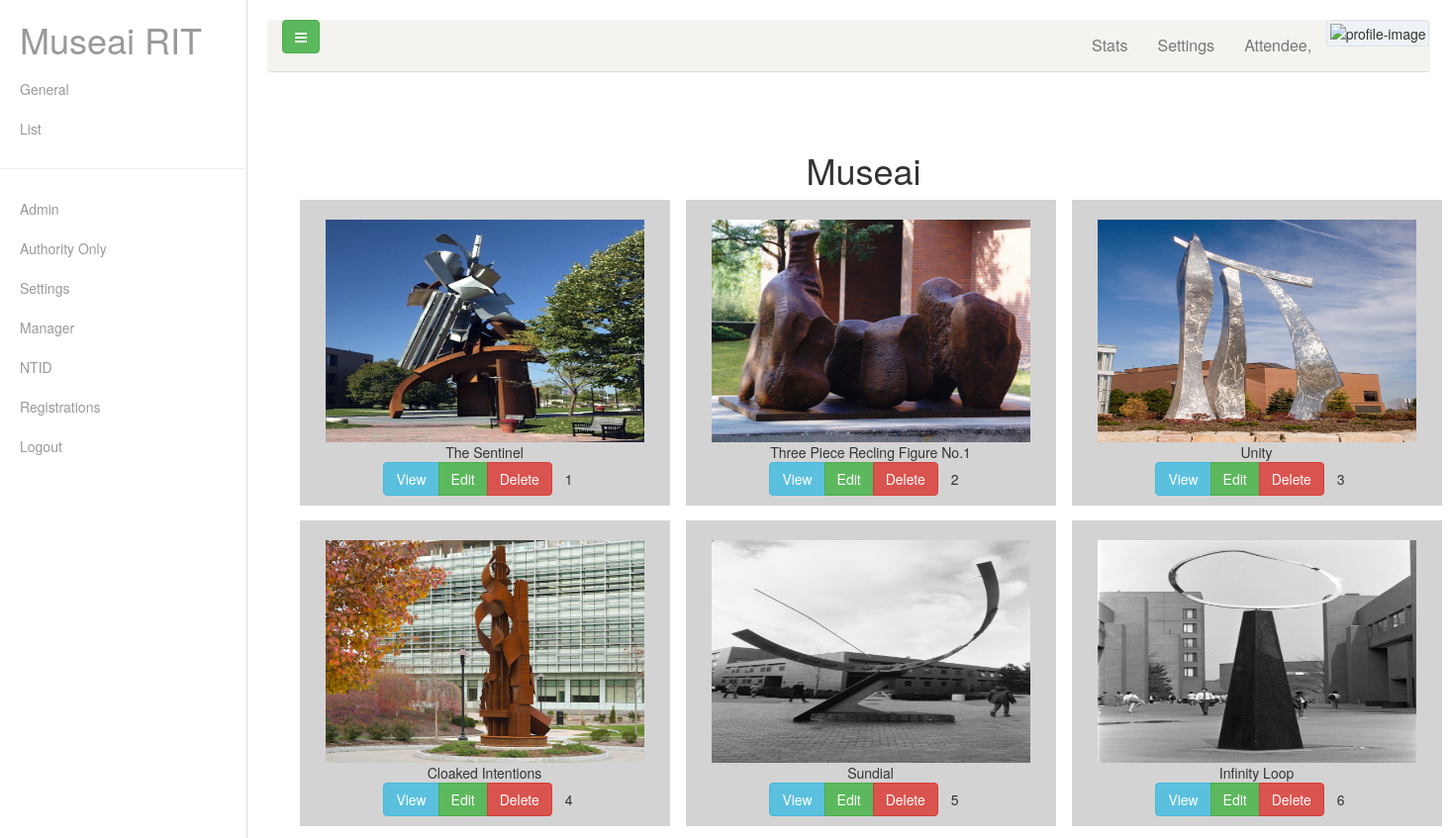
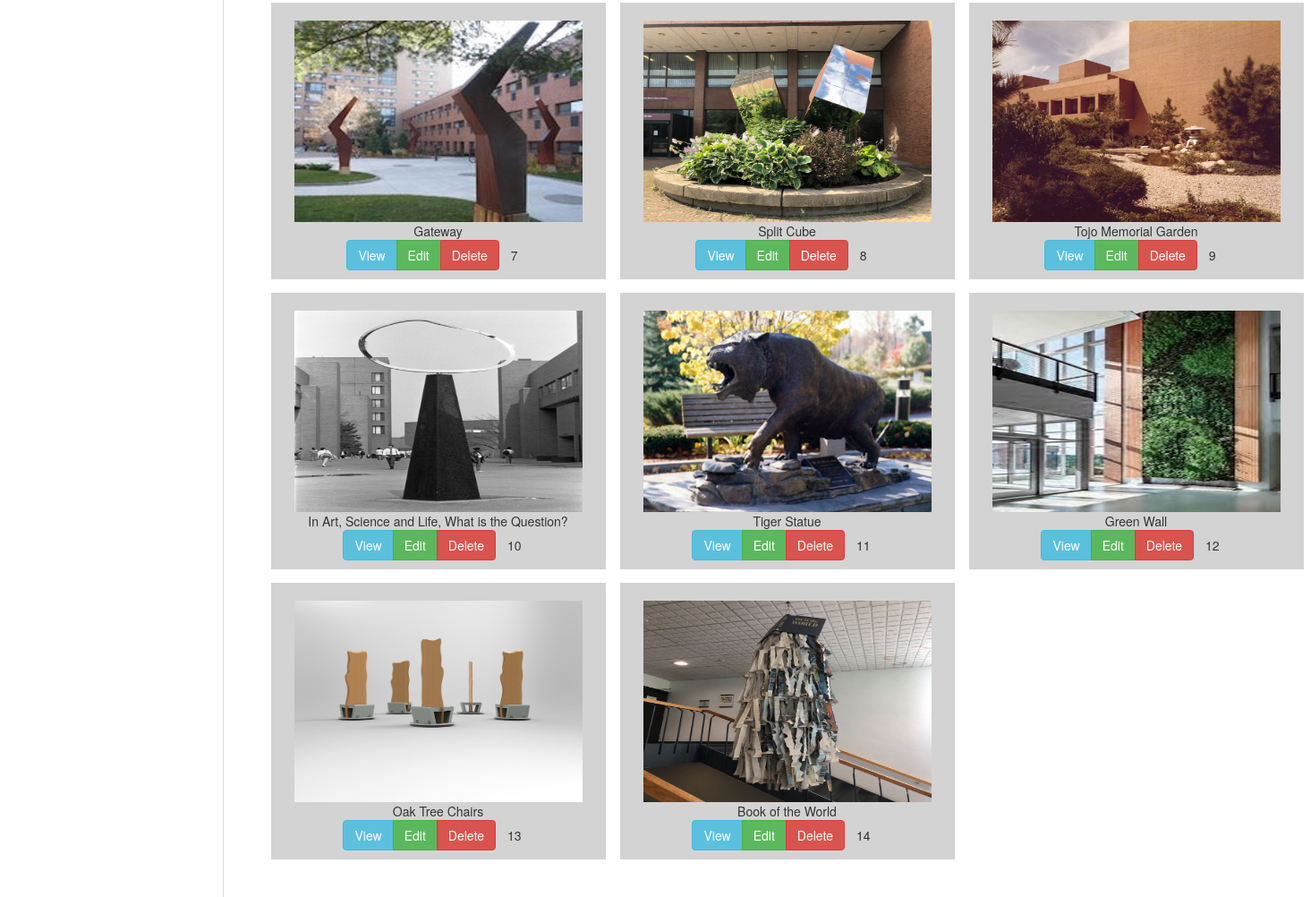
The page /Admin/general.php on the database its author committed (2 pictures, top to bottom).
### tables this page shows
CREATE TABLE IF NOT EXISTS `museai` (
  `idmuseai` INT NOT NULL AUTO_INCREMENT,
  `name` VARCHAR(50) NOT NULL,
  `artist` VARCHAR(50) NOT NULL,
  `year` VARCHAR(50) NOT NULL,
  `datepost` VARCHAR(50) NOT NULL,
  `datestart` DATE NOT NULL,
  `dateend` DATE NOT NULL,
  `numberallowed` INT NOT NULL,
  `venue` INT NOT NULL,
  `description` VARCHAR(10000) NOT NULL,
  `image` VARCHAR(50) NOT NULL,
  `location_image` VARCHAR(50) NOT NULL,
  `video` VARCHAR(50) NOT NULL,
  `location_video` VARCHAR(50) NOT NULL,
  `time` VARCHAR(50) NOT NULL,
  `qrCodeImage` VARCHAR(50) NOT NULL,
  `whoisposted` VARCHAR(200) NOT NULL,
  PRIMARY KEY (`idmuseai`),
  UNIQUE INDEX `name_UNIQUE` (`name` ASC),
  INDEX `venue_fk_idx` (`venue` ASC));

### Config/database.php (called while the page is built, shortened)
<?php
    class Config2 {
        private $host = '127.0.0.1';
        private $dbname = 'museai';
        public function __construct(){
            $dsn = 'mysql:host='.$this->host.';dbname='.$this->dbname;
            $options = array(
                PDO::ATTR_PERSISTENT => true,
                PDO::ATTR_ERRMODE => PDO::ERRMODE_EXCEPTION
            );
        }
    }
?>

### Admin/controller.php (called while the page is built, shortened)
<?php
    require_once '../Config/database.php';
    class Controller{
        private $dbh;
        private $server = "127.0.0.1";
        private $username = "root";
        private $password = "Merciful$100";
        private $dbname = "museai";
        function __construct(){
            $this->dbh = null;
            try{
                $this->dbh = new PDO("mysql:host=" . $this->server . ";dbname=" . $this->dbname, $this->username, $this->password);
                $this->dbh->exec("set names utf8");
                $this->dbh->setAttribute(PDO::ATTR_ERRMODE, PDO::ERRMODE_EXCEPTION);
                $this->dbh->setAttribute(PDO::ATTR_EMULATE_PREPARES, false);
            }catch(PDOException $exception){
                echo "Database could not be connected: " . $exception->getMessage();
            }
            return $this->dbh;
        }
        function get_museais($museaiID = null){
            try{
                $data = array();
                $query = "select * from museai";
                $stmt = $this->dbh->prepare($query);
                $stmt->execute();
                while($row = $stmt->fetch()){
                    $data[] = $row;
                }
                return $data;
            }catch(PDOException $pe){
                echo $pe->getMessage();
                return[];
            }
        }
    }
?>

### Admin/general.php (the view, shortened to what this page needs)
<?php
    include('Controller.php');
    $db = new Controller();
?>
<?php
    include('../includes/header.php');
?>
<div class="wrapper">
    <div class="container">
    <div class="card shadow mb-4">
        <div class="table table-striped table-dark">
            <div>
                <table id="example" class="table table-striped table-bordered" style="width:100%">
                    <section class="text-center">
                        <div class="container">
                            <h1 class="jumbotron-heading">Museai</h1>
                        </div>
                        <div class="album py-5 bg-light">
                            <div class="container">
                                <div class="row">
                                    <?php
                                        $result = $db->get_museais();
                                        foreach($result as $post){
                                            echo'<div class="col-md-4">
                                                <div class="card mb-4 box-shadow">';
                                                    echo'<img alt="museai" class="img-fluid" src="' . $post["location_image"] . '" alt="Card image cap" width="322" height="225">
                                                    <div>
                                                        <h7 class="card-text">' . $post["name"] . '</h7>';
                                                        echo'<div class="d-flex justify-content-between align-items-center">
                                                            <div class="btn-group">';
                                                                echo'
                                                                <a type="button" class="btn btn-info" href="detail.php?id=' . $post["idmuseai"] . '">View</a>';
                                                                if($_SESSION['userRole'] == 4){
                                                                }
                                                                else{
                                                                    echo'
                                                                    <a type="button" class="btn btn-success" href="edit_museai.php?id=' . $post["idmuseai"] . '">Edit</a>';
                                                                }
                                                                if($_SESSION['userRole'] == 4){
                                                                }
                                                                else{
                                                                    echo'
                                                                    <a type="button" class="btn btn-danger" href="general.php?deletemuseai=true&id= ' . $post["idmuseai"] . '">Delete</a>';
                                                                }
                                                                echo'</div>';
                                                            echo'<small class="btn btn-secondary">' . $post["idmuseai"] . '</small>
                                                        </div>
                                                    </div>
                                                </div>
                                            </div>';
                                        }
                                    ?>
                                </div>
                            </div>
                        </div>
                    </section>
                </table>
            </div>
        </div>
    </div>
    </div>
</div>
    </div>
<?php
    include('../includes/footer.php');
?>

### includes/header.php (shortened to what this page needs)
<!DOCTYPE html>
<html lang="en">
<head>
    <link href="https://netdna.bootstrapcdn.com/bootstrap/3.3.6/css/bootstrap.min.css" rel="stylesheet">
    <link href="../includes/style.css" rel="stylesheet">
</head>
<body>
<link href="https://maxcdn.bootstrapcdn.com/font-awesome/4.3.0/css/font-awesome.min.css" rel="stylesheet">
<div id="wrapper" class="wrapper-content">
    <div id="sidebar-wrapper">
        <ul class="sidebar-nav">
            <li>
                <h1>
                    <a href="general.php">
                        Museai RIT
                    </a>
                </h1>
            </li>
            <li class="nav-item">
                <a class="nav-link" href="general.php">
                <span>General</span></a>
            </li>
            <li class="nav-item">
                <a class="nav-link" href="list.php">
                <span>List</span></a>
            </li>
            <?php
                $userRole = $_SESSION['userRole'];
                if($userRole == 2 || $userRole == 3 || $userRole == 4){
                }else{
                    echo'
                    <hr class="sidebar-divider my-0">
                    <li class="nav-item">
                        <a class="nav-link" href="admin.php">
                        <span>Admin</span></a>
                    </li>';
                    echo'
                        <li class="nav-item">
                        <a class="nav-link collapsed" href="#" data-toggle="collapse" data-target="#collapseTwo"
                            aria-expanded="true" aria-controls="collapseTwo">
                            <span>Authority Only</span>
                        </a>
                        <div id="collapseTwo" class="collapse" aria-labelledby="headingTwo" data-parent="#accordionSidebar">
                            <div class="bg-white py-2 collapse-inner rounded">
                                <a class="collapse-item" href="User/dashboard.php">Dashboard</a>
                                <a class="collapse-item" href="User/userlist.php">Users</a>
                                <a class="collapse-item" href="User/notification.php">Notification</a>
                            </div>
                        </div>
                        </li>';
                    echo'
                    <li class="nav-item">
                        <a class="nav-link collapsed" href="#" data-toggle="collapse" data-target="#collapsePages"
                            aria-expanded="true" aria-controls="collapsePages">
                            <span>Settings</span>
                        </a>
                        <div id="collapsePages" class="collapse" aria-labelledby="headingPages" data-parent="#accordionSidebar">
                            <div class="bg-white py-2 collapse-inner rounded">
                                <a class="collapse-item" href="role.php">Role</a>
                                <a class="collapse-item" href="venue.php">Venue Location</a>
                                <a class="collapse-item" href="forgot-password.php">Forgot Password</a>
                                <div class="collapse-divider"></div>
                                <a class="collapse-item" href="404.php">404 Page</a>
                                <a class="collapse-item" href="blank.php">Blank Page</a>
                            </div>
                        </div>
                    </li>';
                }
                if($userRole == 3 || $userRole == 4){
                }else{
                    echo '
                    <li class="nav-item">
                    <a class="nav-link" href="museais.php">
                    <i class="fas fa-fw fa-chart-area"></i>
                    <span>Manager</span></a>
                    </li>';
                }
                if($userRole == 2 || $userRole == 4){
                }else{
                    echo '
                    <li class="nav-item">
                    <a class="nav-link" href="ntid.php">
                    <i class="fas fa-fw fa-chart-area"></i>
                    <span>NTID</span></a>
                    </li>';
                }
                if($userRole == 4){
                }else{
                echo '
                <li class="nav-item">
                    <a class="nav-link" href="registrations.php">
                    <i class="fas fa-fw fa-chart-area"></i>
                    <span>Registrations</span></a>
                    </li>';
                }
            ?>
            <li class="nav-item">
                <a class="nav-link" href="login.php?logout=true">
                <span>Logout</span></a>
            </li>
        </ul>
    </div>
    <div id="page-content-wrapper">
        <nav class="navbar navbar-default">
            <div class="container-fluid">
                <div class="navbar-header">
                    <button class="btn-menu btn btn-success btn-toggle-menu" type="button">
                        <i class="fa fa-bars"></i>
                    </button>
                </div>
                <div class="collapse navbar-collapse">
                    <ul class="nav navbar-nav navbar-right">
                        <li>
                            <a href="#" class="dropdown-toggle" data-toggle="dropdown">
        						<p>Stats</p>
                            </a>
                        </li>
        				<li>
                            <a href="#">
        						<p>Settings</p>
                            </a>
                        </li>
                        <li>
                            <a href="#">
                            <p>
                                <?php
                                    if($_SESSION['userRole'] == 1){
                                        echo "Admin";
                                    }
                                    else if($_SESSION['userRole'] == 2){
                                        echo "Manager";
                                    }
                                    else if($_SESSION['userRole'] == 3){
                                        echo "NTID";
                                    }
                                    else{
                                        echo "Attendee";
                                    }
                                ?>,
                            </p>
                            </a>
                        </li>
                        <?php
                            $username = $_SESSION['username'];
                            $sql = "SELECT * from user where username = (:username);";
                            $query = $dbh -> prepare($sql);
                            $query-> bindParam(':username', $username, PDO::PARAM_STR);
                            $query->execute();
                            $result=$query->fetch(PDO::FETCH_OBJ);
                        ?>
                        <img src="../Admin/<?php echo htmlentities($result->upload_image);?>" class="rounded-circle avatar-lg2 img-thumbnail2 mb-4" alt="profile-image">
                    </ul>
                </div>
            </div>
        </nav>

### includes/footer.php (shortened to what this page needs)
</div>
</body>
</html>

### includes/style.css (style rules this page uses)
#wrapper { padding-left: 0; -webkit-transition: all 0.5s ease; -moz-transition: all 0.5s ease; -o-transition: all 0.5s ease; transition: all 0.5s ease; }
#sidebar-wrapper { z-index: 1000; position: fixed; left: 250px; width: 0; height: 100%; margin-left: -250px; overflow-y: auto; background:#fff; -webkit-transition: all 0.5s ease; -moz-transition: all 0.5s ease; -o-transition: all 0.5s ease; transition: all 0.5s ease; }
#sidebar-wrapper { box-shadow: inset -1px 0px 0px 0px #DDDDDD; }
#page-content-wrapper { width: 100%; position: absolute; padding: 15px; }
.sidebar-nav { position: absolute; top: 0; width: 250px; margin: 0; padding: 0; list-style: none; }
.sidebar-nav li { text-indent: 20px; line-height: 40px; }
.sidebar-nav li a { display: block; text-decoration: none; color: #999999; }
@media (min-width:768px) { #wrapper { padding-left: 250px; } }
@media (min-width:768px) { #sidebar-wrapper { width: 250px; } }
@media (min-width:768px) { #page-content-wrapper { padding: 20px; position: relative; } }
.navbar .navbar-nav > li > a p { display: inline-block; margin: 0; }
p { font-size: 16px; line-height: 1.4em; }
.navbar-default { background-color: #f4f3ef; border:0px; border-bottom: 1px solid #DDDDDD; margin-bottom: 5%; }
.img-thumbnail2 { padding: .25rem; background-color: #ecf2f5; border: 1px solid #dee2e6; border-radius: .25rem; max-width: 100%; height: auto; }
.avatar-lg2 { height: 50px; width: 50px; }
.img-fluid { vertical-align: middle; margin-top: 20px; }
.container-fluid { padding-right: 1px; padding-left: 15px; margin-right: auto; margin-left: auto; }
.col-md-4 { padding-right: 1px; padding-left: 15px; margin-right: auto; margin-left: auto; }
.card.mb-4.box-shadow { padding-right: 1px; padding-left: 1px; background-color: lightgrey; margin-bottom: 15px; }
.d-flex.justify-content-between.align-items-center { padding-bottom: 10px; }

### rows shown on the page
museai: location_image (picture), name "The Sentinel", idmuseai "1"
museai: location_image (picture), name "Three Piece Recling Figure No.1", idmuseai "2"
museai: location_image (picture), name "Unity", idmuseai "3"
museai: location_image (picture), name "Cloaked Intentions", idmuseai "4"
museai: location_image (picture), name "Sundial", idmuseai "5"
museai: location_image (picture), name "Infinity Loop", idmuseai "6"
museai: location_image (picture), name "Gateway", idmuseai "7"
museai: location_image (picture), name "Split Cube", idmuseai "8"
museai: location_image (picture), name "Tojo Memorial Garden", idmuseai "9"
museai: location_image (picture), name "In Art, Science and Life, What is the Question?", idmuseai "10"
museai: location_image (picture), name "Tiger Statue", idmuseai "11"
museai: location_image (picture), name "Green Wall", idmuseai "12"
museai: location_image (picture), name "Oak Tree Chairs", idmuseai "13"
museai: location_image (picture), name "Book of the World", idmuseai "14"
